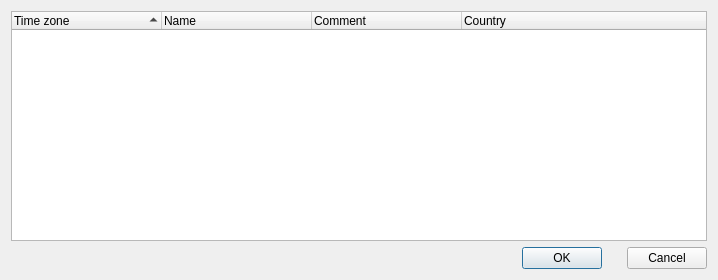
<?xml version="1.0" encoding="UTF-8"?>
<ui version="4.0">
 <class>LXQtWorldClockConfigurationTimeZones</class>
 <widget class="QDialog" name="LXQtWorldClockConfigurationTimeZones">
  <property name="geometry">
   <rect>
    <x>0</x>
    <y>0</y>
    <width>718</width>
    <height>280</height>
   </rect>
  </property>
  <property name="windowTitle">
   <string>World Clock Time Zones</string>
  </property>
  <layout class="QGridLayout" name="gridLayout">
   <item row="0" column="0">
    <widget class="QTreeWidget" name="timeZonesTW">
     <property name="editTriggers">
      <set>QAbstractItemView::NoEditTriggers</set>
     </property>
     <property name="alternatingRowColors">
      <bool>true</bool>
     </property>
     <property name="sortingEnabled">
      <bool>true</bool>
     </property>
     <property name="columnCount">
      <number>4</number>
     </property>
     <attribute name="headerDefaultSectionSize">
      <number>150</number>
     </attribute>
     <column>
      <property name="text">
       <string>Time zone</string>
      </property>
     </column>
     <column>
      <property name="text">
       <string>Name</string>
      </property>
     </column>
     <column>
      <property name="text">
       <string>Comment</string>
      </property>
     </column>
     <column>
      <property name="text">
       <string>Country</string>
      </property>
     </column>
    </widget>
   </item>
   <item row="1" column="0">
    <layout class="QHBoxLayout" name="horizontalLayout">
     <item>
      <spacer name="horizontalSpacer">
       <property name="orientation">
        <enum>Qt::Horizontal</enum>
       </property>
       <property name="sizeHint" stdset="0">
        <size>
         <width>40</width>
         <height>20</height>
        </size>
       </property>
      </spacer>
     </item>
     <item>
      <spacer name="horizontalSpacer_5">
       <property name="orientation">
        <enum>Qt::Horizontal</enum>
       </property>
       <property name="sizeHint" stdset="0">
        <size>
         <width>40</width>
         <height>20</height>
        </size>
       </property>
      </spacer>
     </item>
     <item>
      <spacer name="horizontalSpacer_2">
       <property name="orientation">
        <enum>Qt::Horizontal</enum>
       </property>
       <property name="sizeHint" stdset="0">
        <size>
         <width>40</width>
         <height>20</height>
        </size>
       </property>
      </spacer>
     </item>
     <item>
      <spacer name="horizontalSpacer_3">
       <property name="orientation">
        <enum>Qt::Horizontal</enum>
       </property>
       <property name="sizeHint" stdset="0">
        <size>
         <width>40</width>
         <height>20</height>
        </size>
       </property>
      </spacer>
     </item>
     <item>
      <spacer name="horizontalSpacer_4">
       <property name="orientation">
        <enum>Qt::Horizontal</enum>
       </property>
       <property name="sizeHint" stdset="0">
        <size>
         <width>40</width>
         <height>20</height>
        </size>
       </property>
      </spacer>
     </item>
     <item>
      <widget class="QDialogButtonBox" name="buttonBox_1">
       <property name="standardButtons">
        <set>QDialogButtonBox::Ok</set>
       </property>
      </widget>
     </item>
     <item>
      <widget class="QDialogButtonBox" name="buttonBox_2">
       <property name="standardButtons">
        <set>QDialogButtonBox::Cancel</set>
       </property>
      </widget>
     </item>
    </layout>
   </item>
  </layout>
 </widget>
 <tabstops>
  <tabstop>timeZonesTW</tabstop>
  <tabstop>buttonBox_1</tabstop>
 </tabstops>
 <resources/>
 <connections>
  <connection>
   <sender>buttonBox_1</sender>
   <signal>accepted()</signal>
   <receiver>LXQtWorldClockConfigurationTimeZones</receiver>
   <slot>accept()</slot>
   <hints>
    <hint type="sourcelabel">
     <x>86</x>
     <y>244</y>
    </hint>
    <hint type="destinationlabel">
     <x>97</x>
     <y>253</y>
    </hint>
   </hints>
  </connection>
  <connection>
   <sender>buttonBox_1</sender>
   <signal>rejected()</signal>
   <receiver>LXQtWorldClockConfigurationTimeZones</receiver>
   <slot>reject()</slot>
   <hints>
    <hint type="sourcelabel">
     <x>67</x>
     <y>244</y>
    </hint>
    <hint type="destinationlabel">
     <x>62</x>
     <y>253</y>
    </hint>
   </hints>
  </connection>
 </connections>
 <slots>
  <signal>maximumNetSpeedChanged(QString)</signal>
  <slot>on_typeCOB_currentIndexChanged(int)</slot>
  <slot>on_sourceCOB_currentIndexChanged(int)</slot>
  <slot>on_maximumHS_valueChanged(int)</slot>
  <slot>saveSettings()</slot>
 </slots>
</ui>
